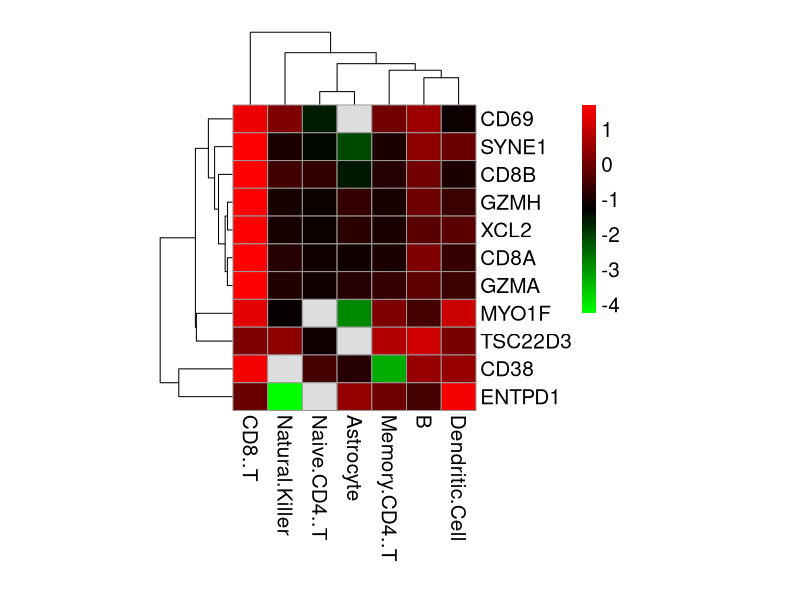

The R script that drew this image:
library(pheatmap)
setwd("~/gse162500/gse162498/data")
#pheatmap
mat<-read.table("genes11_pheatmap.txt", head=TRUE, row.names = 1, sep="\t", quote="")
x<-as.matrix(mat)
#x<-t(x)
pheatmap(log((x+1),2),cellwidth=25, cellheight=20, cluster_cols=T,cluster_rows = T, 
        color=colorRampPalette(c("green", "black", "red"))(100),fontsize=15)



